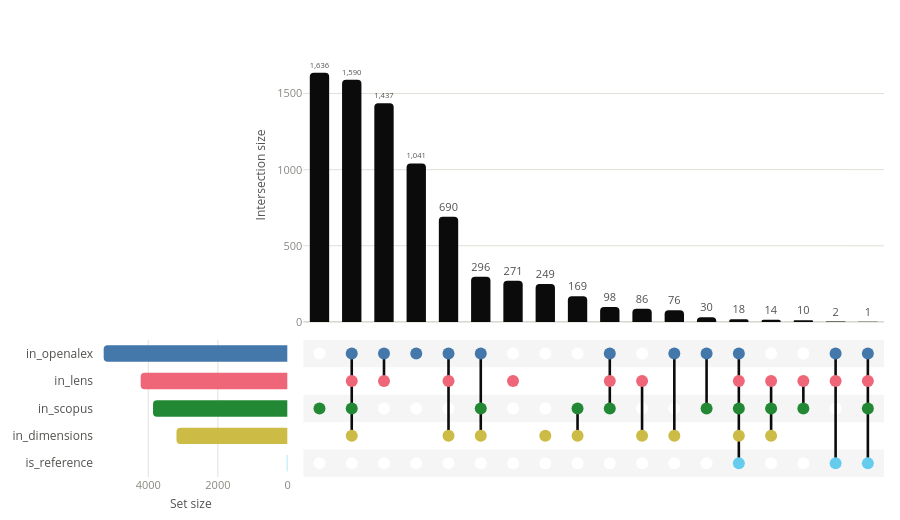

Notebook code cell kept with this figure:
### Code cell
from slrrag.settings import PATH_UPSET_DISTINCT
from slrrag.toolbox.plotly_visualze import create_upset_plot

databases_names = ["scopus", "openalex", "lens", "dimensions"]

path_upset_distinct = PATH_UPSET_DISTINCT
fig_upset_distinct = create_upset_plot(
    df_papers, ["in_" + x for x in databases_names] + ["is_reference"], mode="distinct"
)
fig_upset_distinct.figure.write_html(path_upset_distinct)
print("Upset distinct plot saved to : ", path_upset_distinct)
fig_upset_distinct.figure

### Figure 1 — Plotly figure (JSON) as saved in the notebook; plotly's stock layout.template omitted (floating-point values rounded to 4 significant figures)
{"data": [{"cliponaxis": false, "customdata": [["in_scopus", 1, "21.2", "+17.0"], ["in_scopus & in_openalex & in_lens & in_dimensions", 4, "20.6", "+12.9"], ["in_openalex & in_lens", 2, "18.6", "+7.7"], ["in_openalex", 1, "13.5", "+4.4"], ["in_openalex & in_lens & in_dimensions", 3, "8.9", "+1.2"], ["in_scopus & in_openalex & in_dimensions", 3, "3.8", "-2.6"], ["in_lens", 1, "3.5", "-1.5"], ["in_dimensions", 1, "3.2", "+0.3"], ["in_scopus & in_dimensions", 2, "2.2", "-0.8"], ["in_scopus & in_openalex & in_lens", 3, "1.3", "-9.7"], ["in_lens & in_dimensions", 2, "1.1", "-2.4"], ["in_openalex & in_dimensions", 2, "1.0", "-5.4"], ["in_scopus & in_openalex", 2, "0.4", "-8.7"], ["in_scopus & in_openalex & in_lens & in_dimensions & is_reference", 5, "0.2", "+0.2"], ["in_scopus & in_lens & in_dimensions", 3, "0.2", "-3.4"], ["in_scopus & in_lens", 2, "0.1", "-4.9"], ["in_openalex & in_lens & is_reference", 3, "0.0", "-0.0"], ["in_scopus & in_openalex & in_lens & is_reference", 4, "0.0", "-0.0"]], "hovertemplate": "<b>%{customdata[0]}</b><br>Size: %{y:,} (%{customdata[2]}% of total)<br>Degree: %{customdata[1]}<br>Deviation: %{customdata[3]}%<extra></extra>", "marker": {"color": "#0b0b0b", "cornerradius": 4, "line": {"width": 0}}, "meta": "upset:intersection-bars", "name": "Intersection size", "textfont": {"color": "#52514e", "size": 11}, "textposition": "outside", "texttemplate": "%{y:,}", "type": "bar", "width": 0.6, "x": [0, 1, 2, 3, 4, 5, 6, 7, 8, 9, 10, 11, 12, 13, 14, 15, 16, 17], "xaxis": "x", "y": [1636, 1590, 1437, 1041, 690, 296, 271, 249, 169, 98, 86, 76, 30, 18, 14, 10, 2, 1], "yaxis": "y"}, {"customdata": [["in_openalex", "68.4"], ["in_lens", "54.7"], ["in_scopus", "50.1"], ["in_dimensions", "41.3"], ["is_reference", "0.3"]], "hovertemplate": "<b>%{customdata[0]}</b><br>Size: %{x:,} (%{customdata[1]}% of total)<extra></extra>", "marker": {"color": ["#4477AA", "#EE6677", "#228833", "#CCBB44", "#66CCEE"], "cornerradius": 4, "line": {"width": 0}}, "meta": "upset:set-bars", "name": "Set size", "orientation": "h", "type": "bar", "width": 0.6, "x": [5279, 4217, 3862, 3188, 21], "xaxis": "x2", "y": [0, 1, 2, 3, 4], "yaxis": "y2"}, {"hoverinfo": "skip", "marker": {"color": "#ffffff", "size": 12}, "meta": "upset:matrix-background", "mode": "markers", "name": "Non-members", "type": "scatter", "x": [0, 0, 0, 0, 0, 1, 1, 1, 1, 1, 2, 2, 2, 2, 2, 3, 3, 3, 3, 3, 4, 4, 4, 4, 4, 5, 5, 5, 5, 5, 6, 6, 6, 6, 6, 7, 7, 7, 7, 7, 8, 8, 8, 8, 8, 9, 9, 9, 9, 9, 10, 10, 10, 10, 10, 11, 11, 11, 11, 11, 12, 12, 12, 12, 12, 13, 13, 13, 13, 13, 14, 14, 14, 14, 14, 15, 15, 15, 15, 15, 16, 16, 16, 16, 16, 17, 17, 17, 17, 17], "xaxis": "x3", "y": [0, 1, 2, 3, 4, 0, 1, 2, 3, 4, 0, 1, 2, 3, 4, 0, 1, 2, 3, 4, 0, 1, 2, 3, 4, 0, 1, 2, 3, 4, 0, 1, 2, 3, 4, 0, 1, 2, 3, 4, 0, 1, 2, 3, 4, 0, 1, 2, 3, 4, 0, 1, 2, 3, 4, 0, 1, 2, 3, 4, 0, 1, 2, 3, 4, 0, 1, 2, 3, 4, 0, 1, 2, 3, 4, 0, 1, 2, 3, 4, 0, 1, 2, 3, 4, 0, 1, 2, 3, 4], "yaxis": "y3"}, {"hoverinfo": "skip", "line": {"color": "#0b0b0b", "width": 2.6}, "meta": "upset:matrix-connectors", "mode": "lines", "name": "Connectors", "type": "scatter", "x": [1, 1, null, 2, 2, null, 4, 4, null, 5, 5, null, 8, 8, null, 9, 9, null, 10, 10, null, 11, 11, null, 12, 12, null, 13, 13, null, 14, 14, null, 15, 15, null, 16, 16, null, 17, 17, null], "xaxis": "x3", "y": [0, 3, null, 0, 1, null, 0, 3, null, 0, 3, null, 2, 3, null, 0, 2, null, 1, 3, null, 0, 3, null, 0, 2, null, 0, 4, null, 1, 3, null, 1, 2, null, 0, 4, null, 0, 4, null], "yaxis": "y3"}, {"customdata": [["in_scopus", "in_scopus (1,636)"], ["in_scopus", "in_scopus & in_openalex & in_lens & in_dimensions (1,590)"], ["in_openalex", "in_scopus & in_openalex & in_lens & in_dimensions (1,590)"], ["in_lens", "in_scopus & in_openalex & in_lens & in_dimensions (1,590)"], ["in_dimensions", "in_scopus & in_openalex & in_lens & in_dimensions (1,590)"], ["in_openalex", "in_openalex & in_lens (1,437)"], ["in_lens", "in_openalex & in_lens (1,437)"], ["in_openalex", "in_openalex (1,041)"], ["in_openalex", "in_openalex & in_lens & in_dimensions (690)"], ["in_lens", "in_openalex & in_lens & in_dimensions (690)"], ["in_dimensions", "in_openalex & in_lens & in_dimensions (690)"], ["in_scopus", "in_scopus & in_openalex & in_dimensions (296)"], ["in_openalex", "in_scopus & in_openalex & in_dimensions (296)"], ["in_dimensions", "in_scopus & in_openalex & in_dimensions (296)"], ["in_lens", "in_lens (271)"], ["in_dimensions", "in_dimensions (249)"], ["in_scopus", "in_scopus & in_dimensions (169)"], ["in_dimensions", "in_scopus & in_dimensions (169)"], ["in_scopus", "in_scopus & in_openalex & in_lens (98)"], ["in_openalex", "in_scopus & in_openalex & in_lens (98)"], ["in_lens", "in_scopus & in_openalex & in_lens (98)"], ["in_lens", "in_lens & in_dimensions (86)"], ["in_dimensions", "in_lens & in_dimensions (86)"], ["in_openalex", "in_openalex & in_dimensions (76)"], ["in_dimensions", "in_openalex & in_dimensions (76)"], ["in_scopus", "in_scopus & in_openalex (30)"], ["in_openalex", "in_scopus & in_openalex (30)"], ["in_scopus", "in_scopus & in_openalex & in_lens & in_dimensions & is_reference (18)"], ["in_openalex", "in_scopus & in_openalex & in_lens & in_dimensions & is_reference (18)"], ["in_lens", "in_scopus & in_openalex & in_lens & in_dimensions & is_reference (18)"], ["in_dimensions", "in_scopus & in_openalex & in_lens & in_dimensions & is_reference (18)"], ["is_reference", "in_scopus & in_openalex & in_lens & in_dimensions & is_reference (18)"], ["in_scopus", "in_scopus & in_lens & in_dimensions (14)"], ["in_lens", "in_scopus & in_lens & in_dimensions (14)"], ["in_dimensions", "in_scopus & in_lens & in_dimensions (14)"], ["in_scopus", "in_scopus & in_lens (10)"], ["in_lens", "in_scopus & in_lens (10)"], ["in_openalex", "in_openalex & in_lens & is_reference (2)"], ["in_lens", "in_openalex & in_lens & is_reference (2)"], ["is_reference", "in_openalex & in_lens & is_reference (2)"], ["in_scopus", "in_scopus & in_openalex & in_lens & is_reference (1)"], ["in_openalex", "in_scopus & in_openalex & in_lens & is_reference (1)"], ["in_lens", "in_scopus & in_openalex & in_lens & is_reference (1)"], ["is_reference", "in_scopus & in_openalex & in_lens & is_reference (1)"]], "hovertemplate": "<b>%{customdata[0]}</b><br>%{customdata[1]}<extra></extra>", "marker": {"color": ["#228833", "#228833", "#4477AA", "#EE6677", "#CCBB44", "#4477AA", "#EE6677", "#4477AA", "#4477AA", "#EE6677", "#CCBB44", "#228833", "#4477AA", "#CCBB44", "#EE6677", "#CCBB44", "#228833", "#CCBB44", "#228833", "#4477AA", "#EE6677", "#EE6677", "#CCBB44", "#4477AA", "#CCBB44", "#228833", "#4477AA", "#228833", "#4477AA", "#EE6677", "#CCBB44", "#66CCEE", "#228833", "#EE6677", "#CCBB44", "#228833", "#EE6677", "#4477AA", "#EE6677", "#66CCEE", "#228833", "#4477AA", "#EE6677", "#66CCEE"], "size": 12}, "meta": "upset:matrix-dots", "mode": "markers", "name": "Members", "type": "scatter", "x": [0, 1, 1, 1, 1, 2, 2, 3, 4, 4, 4, 5, 5, 5, 6, 7, 8, 8, 9, 9, 9, 10, 10, 11, 11, 12, 12, 13, 13, 13, 13, 13, 14, 14, 14, 15, 15, 16, 16, 16, 17, 17, 17, 17], "xaxis": "x3", "y": [2, 2, 0, 1, 3, 0, 1, 0, 0, 1, 3, 2, 0, 3, 1, 3, 2, 3, 2, 0, 1, 1, 3, 0, 3, 2, 0, 2, 0, 1, 3, 4, 2, 1, 3, 2, 1, 0, 1, 4, 2, 0, 1, 4], "yaxis": "y3"}], "layout": {"colorway": ["#4477AA", "#EE6677", "#228833", "#CCBB44", "#66CCEE", "#AA3377", "#BBBBBB"], "font": {"color": "#52514e", "size": 12}, "height": 520, "hoverlabel": {"font": {"size": 12}}, "margin": {"b": 12, "l": 12, "r": 16, "t": 28}, "meta": {"description": "UpSet plot of 5 sets (in_openalex, in_lens, in_scopus, in_dimensions, is_reference) across 18 intersections. The largest shown intersection is in_scopus with 1,636 elements.", "orientation": "horizontal"}, "paper_bgcolor": "#ffffff", "plot_bgcolor": "#ffffff", "shapes": [{"fillcolor": "rgba(11, 11, 11, 0.04)", "layer": "below", "line": {"width": 0}, "type": "rect", "x0": 0, "x1": 1, "xref": "x3 domain", "y0": -0.5, "y1": 0.5, "yref": "y3"}, {"fillcolor": "rgba(11, 11, 11, 0.04)", "layer": "below", "line": {"width": 0}, "type": "rect", "x0": 0, "x1": 1, "xref": "x3 domain", "y0": 1.5, "y1": 2.5, "yref": "y3"}, {"fillcolor": "rgba(11, 11, 11, 0.04)", "layer": "below", "line": {"width": 0}, "type": "rect", "x0": 0, "x1": 1, "xref": "x3 domain", "y0": 3.5, "y1": 4.5, "yref": "y3"}], "showlegend": false, "xaxis": {"anchor": "y", "domain": [0.265, 1], "matches": "x3", "range": [-0.5, 17.5], "showgrid": false, "showticklabels": false, "ticks": "", "zeroline": false}, "xaxis2": {"anchor": "y2", "automargin": true, "autorange": "reversed", "domain": [0, 0.245], "gridcolor": "#e1e0d9", "gridwidth": 1, "nticks": 4, "showticklabels": true, "tickfont": {"color": "#898781", "size": 11}, "title": {"font": {"color": "#52514e", "size": 12}, "standoff": 8, "text": "Set size"}, "zeroline": false}, "xaxis3": {"anchor": "y3", "domain": [0.265, 1], "range": [-0.5, 17.5], "showgrid": false, "showticklabels": false, "ticks": "", "zeroline": false}, "yaxis": {"anchor": "x", "automargin": true, "domain": [0.3455, 1], "gridcolor": "#e1e0d9", "gridwidth": 1, "nticks": 5, "range": [0, 1930.0], "showticklabels": true, "tickfont": {"color": "#898781", "size": 11}, "title": {"font": {"color": "#52514e", "size": 12}, "standoff": 8, "text": "Intersection size"}, "zeroline": true, "zerolinecolor": "#c3c2b7", "zerolinewidth": 1}, "yaxis2": {"anchor": "x2", "automargin": true, "domain": [0, 0.3055], "range": [4.5, -0.5], "showgrid": false, "tickfont": {"color": "#52514e", "size": 12}, "ticks": "", "ticktext": ["in_openalex", "in_lens", "in_scopus", "in_dimensions", "is_reference"], "tickvals": [0, 1, 2, 3, 4], "zeroline": false}, "yaxis3": {"anchor": "x3", "domain": [0, 0.3055], "matches": "y2", "range": [4.5, -0.5], "showgrid": false, "showticklabels": false, "ticks": "", "zeroline": false}}}
